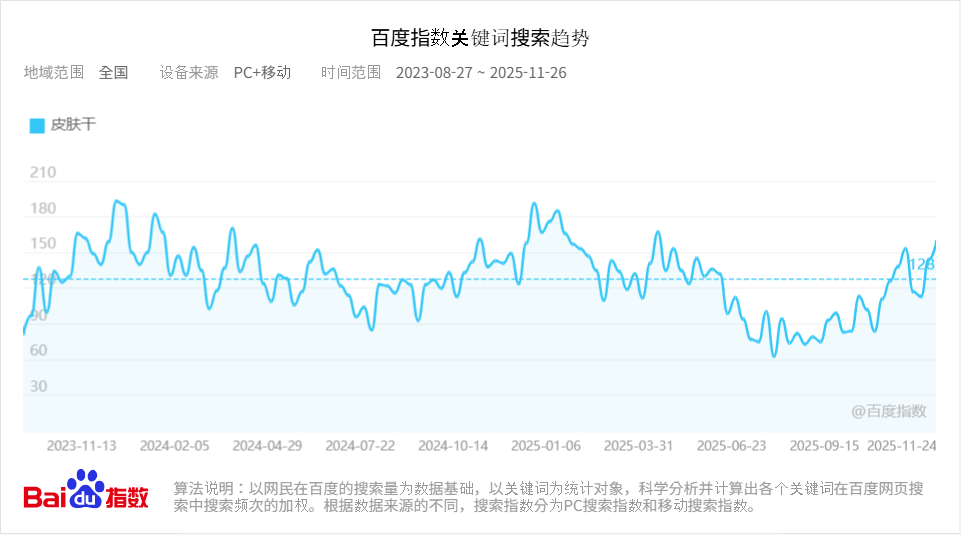
#> input picture final_project/바이두 키워드/건성 피부  건조 피부.png, 961 x 535 px; its folder holds only this picture in this run
$ jupyter execute BaiduKeyword_251128.ipynb
#> lines starting #> are read from the running program, lines starting #| are printed output that depends on the picture; after the words box and inside, x2 and y2 are one past the last pixel; in counts of white or black regions, pixels touching at a corner belong together
[cell 1]
import cv2
import numpy as np
import pandas as pd
import matplotlib.pyplot as plt
import pytesseract
import re
from datetime import datetime, timedelta
from pathlib import Path
from PIL import Image

# =========================
# 0. TESSERACT 경로 설정 (Windows)
# =========================
# C:\Program Files\Tesseract-OCR 경로 확인했다고 했으니 그대로 사용
pytesseract.pytesseract.tesseract_cmd = r"C:\Program Files\Tesseract-OCR\tesseract.exe"


# =========================
# 1. 상단 기간 텍스트 OCR
# =========================
def extract_date_range_from_header(img_rgb):
    """
    상단 '时间范围 2023-08-27 ~ 2025-11-26' 부분을 OCR로 읽어
    시작일/종료일(datetime)을 반환.
    이 비율 설정은 961x535 짜리 바이두 지수 캡쳐 템플릿 기준임.
    """
    h, w, _ = img_rgb.shape
#> h = 535; w = 961

    # 제목 아래 ~ 필터 영역 아래까지 대략 포함
    top = int(h * 0.12)
#> top = 64
    bottom = int(h * 0.26)
#> bottom = 139
    left = int(w * 0.30)
#> left = 288
    right = int(w * 0.85)
#> right = 816

    header = img_rgb[top:bottom, left:right]
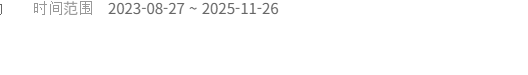
#> header: shape (75, 528, 3); min 102, max 255, mean 252.4
    gray = cv2.cvtColor(header, cv2.COLOR_RGB2GRAY)
    gray = cv2.threshold(gray, 0, 255,
                         cv2.THRESH_BINARY + cv2.THRESH_OTSU)[1]
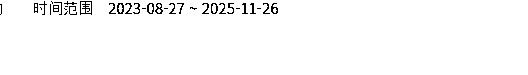
#> gray: shape (75, 528); 97.9% white; black in thin lines or dots, all inside (x1, y1, x2, y2) = (0, 1, 278, 15)

    text = pytesseract.image_to_string(
        gray, lang="chi_sim+eng", config="--psm 6"
    )

    # yyyy-mm-dd 패턴 2개 이상 추출
    dates = re.findall(r"\d{4}-\d{2}-\d{2}", text)
    if len(dates) < 2:
        raise ValueError(f"[DATE OCR FAIL] 기간 텍스트 인식 실패: {text!r}")

    start_str, end_str = dates[0], dates[1]
    start_date = datetime.strptime(start_str, "%Y-%m-%d")
    end_date = datetime.strptime(end_str, "%Y-%m-%d")
    return start_date, end_date, text


# =========================
# 2. 왼쪽 Y축 숫자 OCR
# =========================
# [140 lines left out: functions extract_y_axis_range, detect_graph_roi, extract_curve_from_roi, map_pixels_to_dates, not called in this run]


# =========================
# 6. 한 장 처리 메인 함수
# =========================
def process_baidu_index_image(img_path: str, out_prefix: str = None,
                              show_plot: bool = True):
    """
    PNG 바이두 지수 스크린샷 한 장을 처리:
      - 기간 OCR
      - Y축 범위 OCR
      - 그래프 ROI 자동 탐지
      - 곡선 복원 (픽셀 → 지수)
      - raw / 일별 집계 엑셀 저장
    """
    img_path = Path(img_path)
    if out_prefix is None:
        out_prefix = img_path.stem

    # Pillow로 읽어서 한글/공백 경로 문제 해결
    try:
        img_pil = Image.open(str(img_path)).convert("RGB")
    except Exception as e:
        raise FileNotFoundError(f"이미지 열기 실패: {img_path} / {e}")

    img_rgb = np.array(img_pil)

    # 1) 기간 OCR
    start_date, end_date, header_text = extract_date_range_from_header(img_rgb)
    print(f"\n[INFO] {img_path.name}")
    print(f"  기간: {start_date.date()} ~ {end_date.date()}")
    print(f"  header OCR: {header_text!r}")

    # 2) Y축 OCR
    y_min, y_max, y_text = extract_y_axis_range(img_rgb)
    print(f"  Y축 범위: {y_min} ~ {y_max}")
    print(f"  y-axis OCR: {y_text!r}")

    # 3) 그래프 ROI 탐지
    x1, y1, x2, y2 = detect_graph_roi(img_rgb)
    print(f"  ROI: x1={x1}, y1={y1}, x2={x2}, y2={y2}")

    # 4) 곡선 복원
    x_pixels, values = extract_curve_from_roi(
        img_rgb, x1, y1, x2, y2, y_min, y_max
    )
    dates = map_pixels_to_dates(x_pixels, start_date, end_date)

    df_raw = pd.DataFrame({
        "pixel_x": x_pixels,
        "date": dates,
        "value": values
    })

    # 5) 일별 집계 (최고/최저/평균)
    df_raw["date_day"] = df_raw["date"].dt.date
    daily = df_raw.groupby("date_day")["value"].agg(
        ["min", "max", "mean"]
    ).reset_index()
    daily = daily.rename(
        columns={"min": "daily_min",
                 "max": "daily_max",
                 "mean": "daily_mean"}
    )

    # 6) 엑셀 저장
    raw_path = img_path.with_name(f"{out_prefix}_raw_pixel_series.xlsx")
    daily_path = img_path.with_name(f"{out_prefix}_daily_series.xlsx")

    df_raw.to_excel(raw_path, index=False)
    daily.to_excel(daily_path, index=False)

    print(f"  [SAVE] raw   → {raw_path.name}")
    print(f"  [SAVE] daily → {daily_path.name}")

    # 7) 복원 곡선 확인용 그래프
    if show_plot:
        plt.figure(figsize=(12, 4))
        plt.plot(df_raw["date"], df_raw["value"], linewidth=1)
        plt.title(f"{out_prefix} - 복원 곡선")
        plt.xlabel("date")
        plt.ylabel("index value")
        plt.grid(True)
        plt.tight_layout()
        plt.show()

    return df_raw, daily


# =========================
# 7. 폴더 안의 PNG 여러 장 한 번에 처리
# =========================
if __name__ == "__main__":
    image_dir = Path(".")   # 이 스크립트가 있는 폴더
    for png in image_dir.glob("*.png"):
        try:
            process_baidu_index_image(str(png), show_plot=False)
#> (the call stopped at in extract_date_range_from_header, `text = pytesseract.image_to_string( gray, lang="chi_sim+eng", config="..`: pytesseract is not available in this run)
        except Exception as e:
            print(f"[ERROR] {png.name}: {e}")

[cell 2]
import pytesseract
print(pytesseract.get_tesseract_version())
#> (this line was passed over: pytesseract is not available in this run)

$ run again, on final_project/바이두 키워드/긴 얼굴형.png
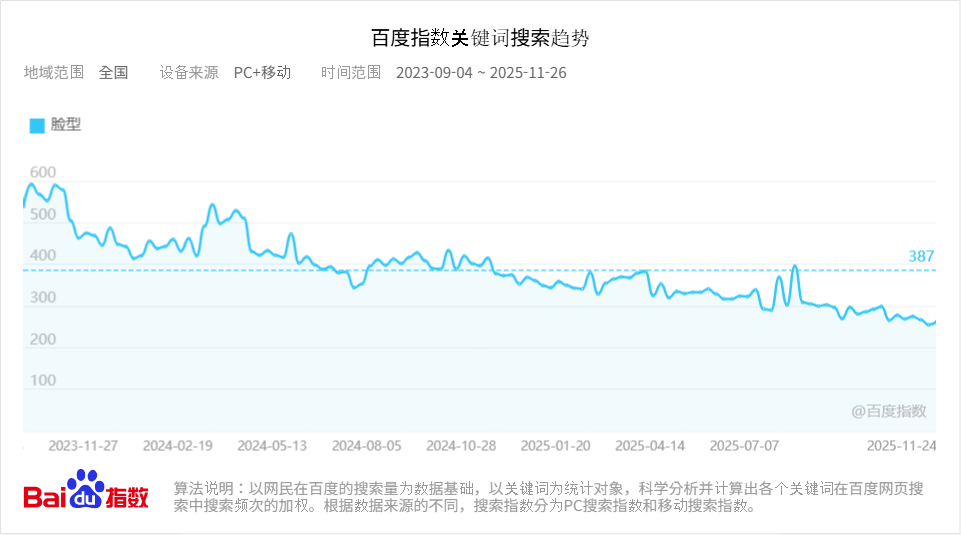
#> input picture final_project/바이두 키워드/긴 얼굴형.png, 961 x 535 px
#> in extract_date_range_from_header, `header = img_rgb[top:bottom, left:right]`:
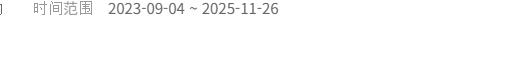
#> header: shape (75, 528, 3); min 102, max 255, mean 252.4
#> in extract_date_range_from_header, `gray = cv2.threshold(gray, 0, 255, cv2.THRESH_BINARY + cv2.THRESH_OTSU..`:
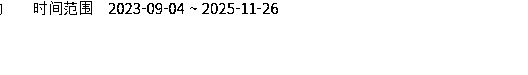
#> gray: shape (75, 528); 97.9% white; black in thin lines or dots, all inside (x1, y1, x2, y2) = (0, 1, 278, 15)

$ run again, on final_project/바이두 키워드/낮은 코.png
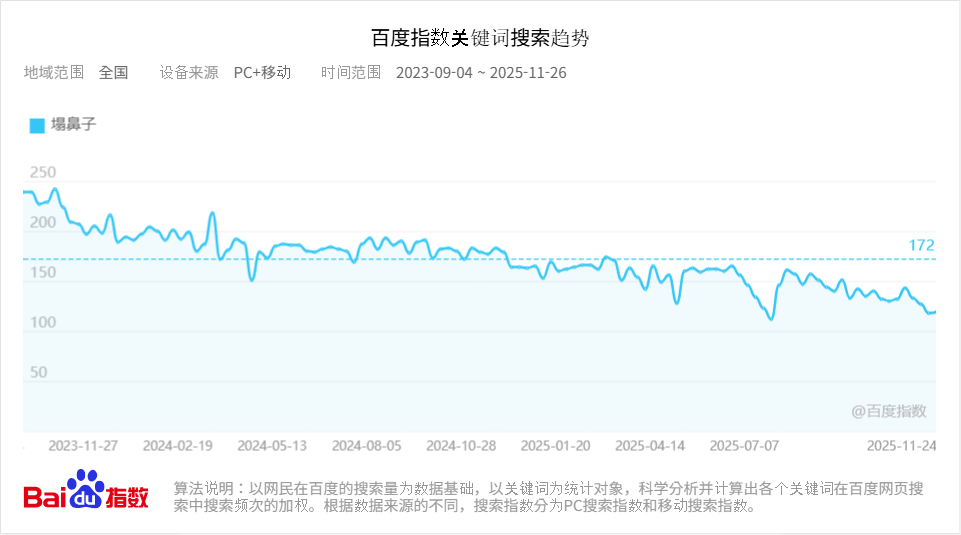
#> input picture final_project/바이두 키워드/낮은 코.png, 961 x 535 px
#> in extract_date_range_from_header, `header = img_rgb[top:bottom, left:right]`:
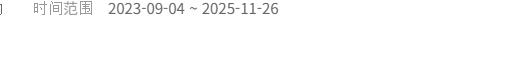
#> header: shape (75, 528, 3); min 102, max 255, mean 252.4
#> in extract_date_range_from_header, `gray = cv2.threshold(gray, 0, 255, cv2.THRESH_BINARY + cv2.THRESH_OTSU..`:
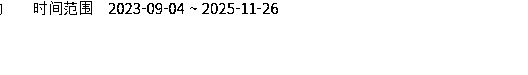
#> gray: shape (75, 528); 97.9% white; black in thin lines or dots, all inside (x1, y1, x2, y2) = (0, 1, 278, 15)
